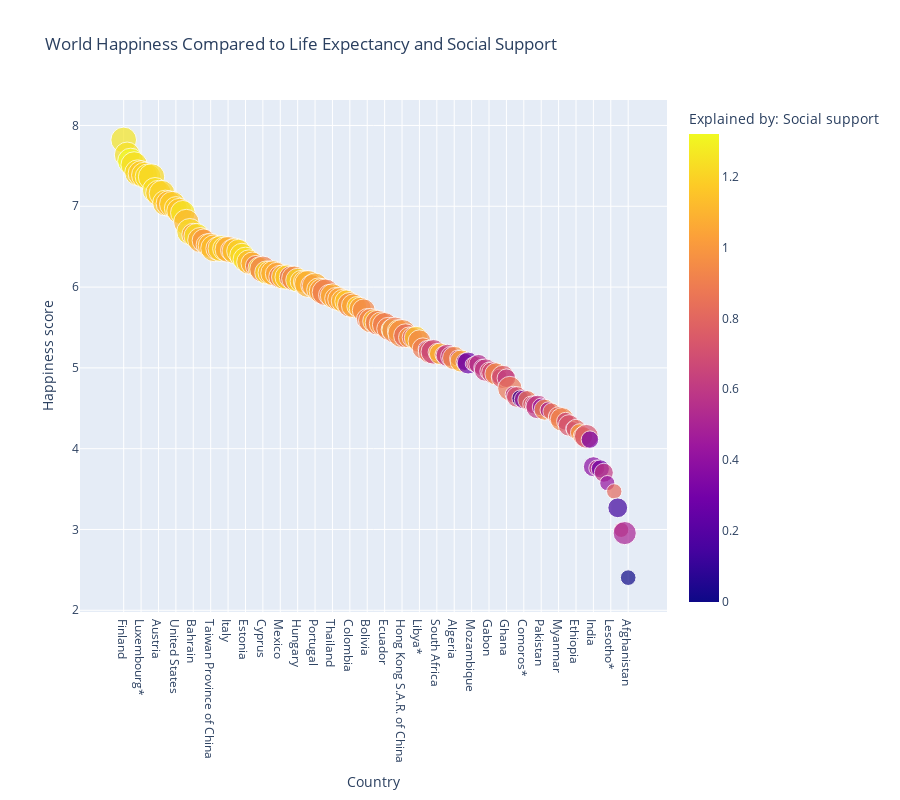

Notebook cell for this chart:
### Markdown cell above
Run the code below to generate a scatter plot with the data. The country will be on the x axis with the happiness score on the y axis. This scatter plot has the life expectancy represented by the size of the odts and the colour represents the amount of social support in a country.

### Code cell
fig = px.scatter(data, 
                 x='Country', 
                 y='Happiness score', 
                 size='Explained by: Healthy life expectancy', 
                 color='Explained by: Social support', 
                 title='World Happiness Compared to Life Expectancy and Social Support', 
                 height=800)

fig.show()

### Figure 1 — Plotly figure (JSON) as saved in the notebook; plotly's stock layout.template omitted (floating-point values rounded to 4 significant figures; data arrays with more than 128 entries replaced by an {"elided": "..."} marker saying what was removed)
{"data": [{"hovertemplate": "Country=%{x}<br>Happiness score=%{y}<br>Explained by: Healthy life expectancy=%{marker.size}<br>Explained by: Social support=%{marker.color}<extra></extra>", "legendgroup": "", "marker": {"color": {"elided": "146 float values"}, "coloraxis": "coloraxis", "size": {"elided": "146 float values"}, "sizemode": "area", "sizeref": 0.002355, "symbol": "circle"}, "mode": "markers", "name": "", "orientation": "v", "showlegend": false, "type": "scatter", "x": {"elided": "146 str values"}, "xaxis": "x", "y": {"elided": "146 float values"}, "yaxis": "y"}], "layout": {"coloraxis": {"colorbar": {"title": {"text": "Explained by: Social support"}}, "colorscale": [[0, "#0d0887"], [0.1111, "#46039f"], [0.2222, "#7201a8"], [0.3333, "#9c179e"], [0.4444, "#bd3786"], [0.5556, "#d8576b"], [0.6667, "#ed7953"], [0.7778, "#fb9f3a"], [0.8889, "#fdca26"], [1, "#f0f921"]]}, "height": 800, "legend": {"itemsizing": "constant", "tracegroupgap": 0}, "title": {"text": "World Happiness Compared to Life Expectancy and Social Support"}, "xaxis": {"anchor": "y", "domain": [0, 1], "title": {"text": "Country"}}, "yaxis": {"anchor": "x", "domain": [0, 1], "title": {"text": "Happiness score"}}}}
